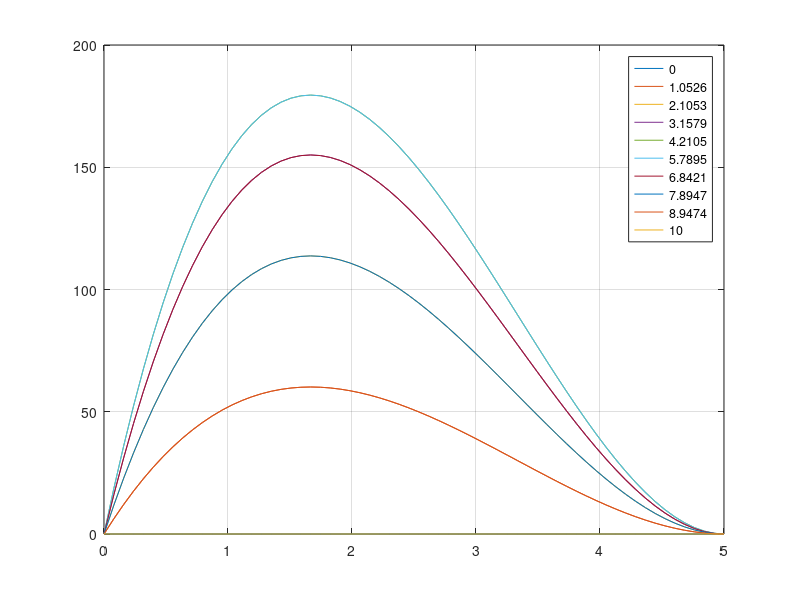

Write MATLAB code to recreate this figure.
clear; close all; clc;
x = linspace(0,5,64);
n_time_steps = 20;
t_end = 10;
t_vector = linspace(0,t_end,n_time_steps);
A = 10;
omega = pi/10;
u_mms = zeros(length(x),length(t_vector));

for time_idx = 1:length(t_vector)
    u_mms(:,time_idx) = A*sin(omega*t_vector(time_idx)).*(x.^3 - 10.0*x.^2 + 25.0*x);
end

%% 
t_plot_sec = linspace(0,t_end,10); % time-snapshots to plot in seconds
% t_plot_sec = 5; % time-snapshots to plot in seconds

plot_time_indices_of_t_vector = knnsearch(t_vector',t_plot_sec');
clf;clc;hold on;
for plot_no = 1:length(plot_time_indices_of_t_vector)
    t_vector_index_to_plot = plot_time_indices_of_t_vector(plot_no);
    plot(x,u_mms(:,t_vector_index_to_plot));
    legendstr{plot_no} = num2str(t_vector(t_vector_index_to_plot));
end
hold off;
legend(legendstr);
box on;
grid on;
shg;